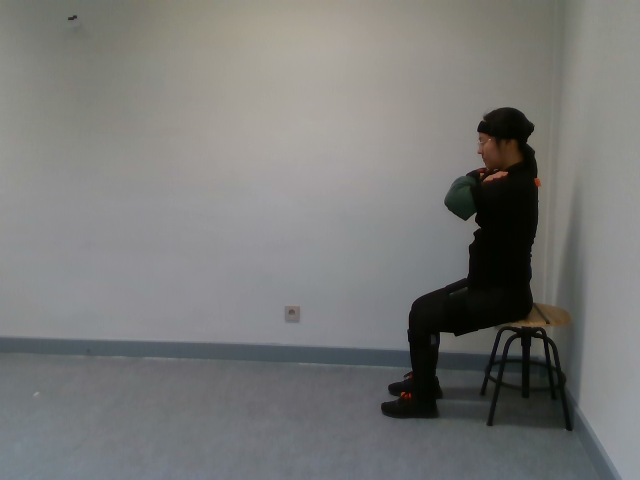
#> input picture Images/Sitting/Sitting08020.png, 640 x 480 px, found by its file name; its folder holds 3 pictures in this run
$ jupyter execute --allow-errors SVM_Model.ipynb   (shell and % lines are left out)
#> lines starting #> are read from the running program, lines starting #| are printed output that depends on the picture
[cell 1]
# This Python 3 environment comes with many helpful analytics libraries installed
# It is defined by the kaggle/python Docker image: https://github.com/kaggle/docker-python
# For example, here's several helpful packages to load

import numpy as np # linear algebra
import pandas as pd # data processing, CSV file I/O (e.g. pd.read_csv)

# Input data files are available in the read-only "../input/" directory
# For example, running this (by clicking run or pressing Shift+Enter) will list all files under the input directory

import os
for dirname, _, filenames in os.walk('C:\\Users\\Joeri Van Cauwelaert\\Desktop\\Masterthesis\\machineLearning\\Images'):
    for filename in filenames:
        os.path.join(dirname, filename)
#> pass 2 of the loop `for dirname, _, filenames in os.walk('C:\\Users\\Joeri Van Cauwelaert\..`:

# You can write up to 5GB to the current directory (/kaggle/working/) that gets preserved as output when you create a version using "Save & Run All"
# You can also write temporary files to /kaggle/temp/, but they won't be saved outside of the current session

[cell 2]
import numpy as np
import pandas as pd
import matplotlib.pyplot as plt
import cv2
import os
from tqdm import tqdm

[cell 3]
DATADIR = 'C:\\Users\\Joeri Van Cauwelaert\\Desktop\\Masterthesis\\machineLearning\\Images'
CATEGORIES = ['Sitting','SittingPelvicR','Standing','StandingPelvicR']
IMG_SIZE=100

[cell 4]
for category in CATEGORIES:
    path=os.path.join(DATADIR, category)
    for img in os.listdir(path):
        img_array=cv2.imread(os.path.join(path,img))
#> img_array is the input picture: shape (480, 640, 3); mean B, G, R 119.2, 120.9, 120.5
        plt.imshow(img_array)
        plt.show()
        break
    break

[cell 5]
training_data=[]
def create_training_data():
    for category in CATEGORIES:
        path=os.path.join(DATADIR, category)
        class_num=CATEGORIES.index(category)
        for img in os.listdir(path):
            try:
                img_array=cv2.imread(os.path.join(path,img))
                new_array=cv2.resize(img_array,(IMG_SIZE,IMG_SIZE))
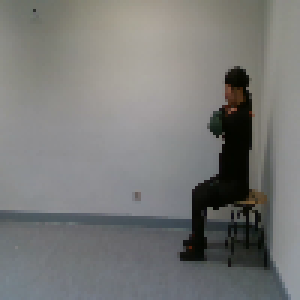
#> new_array: shape (100, 100, 3) (shown 3 times larger); mean B, G, R 119.1, 120.9, 120.4
                training_data.append([new_array,class_num])
            except Exception as e:
                pass
#> pass 2 of the loop in create_training_data, `for category in CATEGORIES:`:
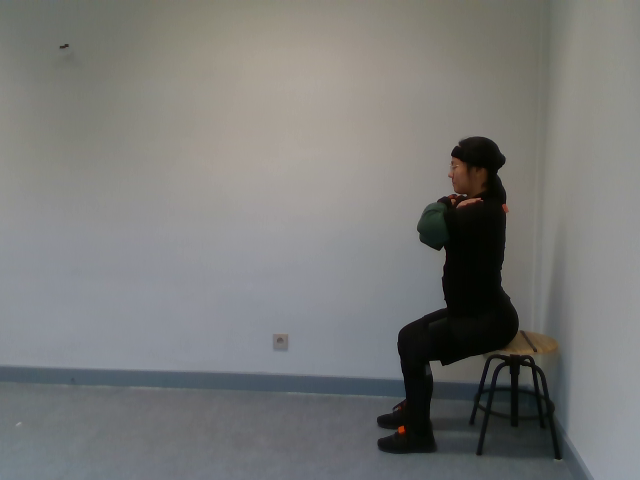
#> input picture Images/SittingPelvicR/SittingPelvicR08001.png, 640 x 480 px, found by its file name
#> in create_training_data, img_array is the input picture: shape (480, 640, 3); mean B, G, R 119.2, 121.1, 120.5
#> in create_training_data, `new_array=cv2.resize(img_array,(IMG_SIZE,IMG_SIZE))`:
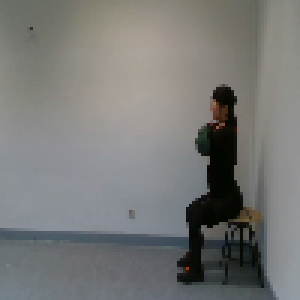
#> new_array: shape (100, 100, 3) (shown 3 times larger); mean B, G, R 119.2, 121.1, 120.5
#> (the rest of this cell did not finish here and is left out)

[cell 6]
print(len(training_data))

[cell 7]
lenofimage = len(training_data)

[cell 8]
X=[]
y=[]

for categories, label in training_data:
    X.append(categories)
    y.append(label)
X= np.array(X).reshape(lenofimage,-1)

[cell 9]
X.shape
#> Out = (4, 30000)

[cell 10]
X = X/255.0

[cell 11]
X[1]

[cell 12]
y=np.array(y)

[cell 13]
y.shape
#> Out = (4,)

[cell 14]
from sklearn.model_selection import train_test_split
X_train, X_test, y_train, y_test = train_test_split(X,y,test_size=0.2, random_state=42)

[cell 15]
from sklearn.svm import SVC
svc = SVC(kernel='linear',gamma='auto')
svc.fit(X_train, y_train)

[cell 16]
y2 = svc.predict(X_test)

[cell 17]
from sklearn.metrics import accuracy_score
print("Accuracy on unknown data is",accuracy_score(y_test,y2))

[cell 18]
from sklearn.metrics import classification_report
print("Accuracy on unknown data is",classification_report(y_test,y2))

[cell 19]
result = pd.DataFrame({'original' : y_test,'predicted' : y2})

[cell 20]
result

[cell 21]
from sklearn.metrics import confusion_matrix
import seaborn as sns
import matplotlib.pyplot as plt
cm = confusion_matrix(y_test, y2)

# Visualize confusion matrix using seaborn heatmap
plt.figure(figsize=(8, 6))
sns.heatmap(cm, annot=True, fmt="d", cmap="Blues", cbar=False)
plt.xlabel("Predicted labels")
plt.ylabel("True labels")
plt.title("Confusion Matrix")

# Save the confusion matrix plot as an image file
plt.savefig('confusion_matrix_SVM.png')
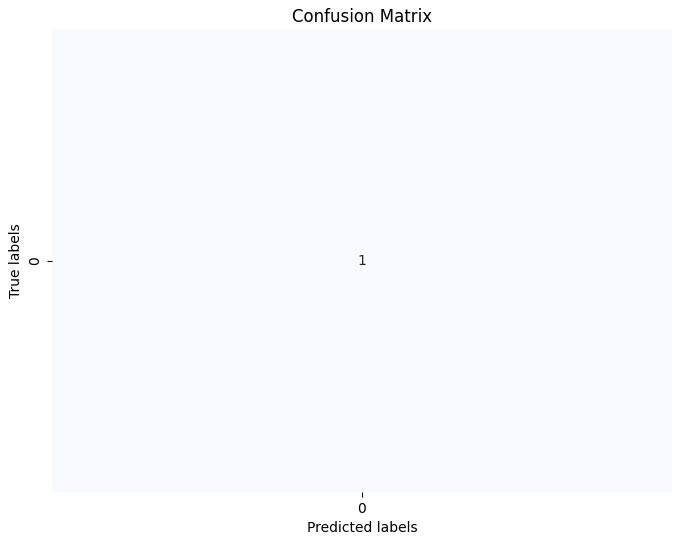
#> figure drawn by matplotlib, 1 panel

plt.show()
